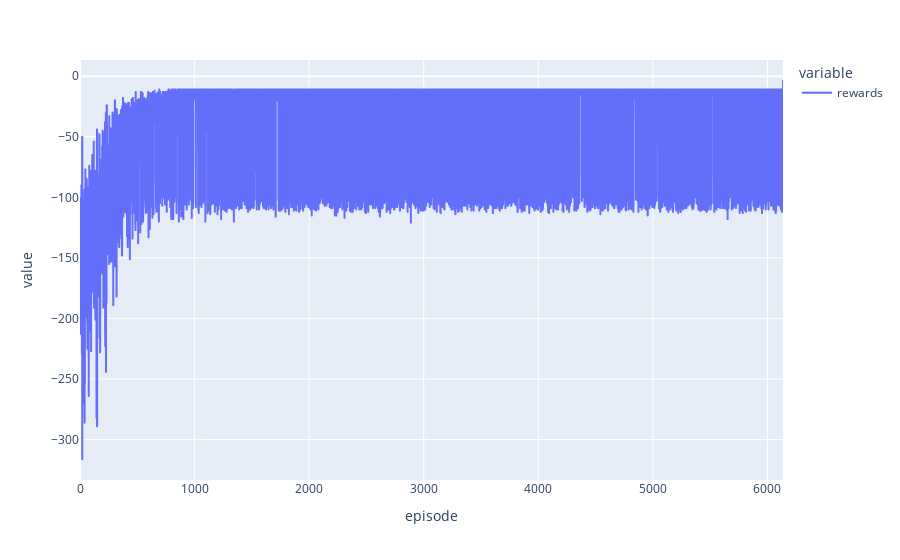

The notebook cell saved with this chart:
### Code cell
rewards_per_ep = trajectories[["rewards", "episode"]].groupby("episode").agg("sum")
px.line(rewards_per_ep)

### Figure 1 — Plotly figure (JSON) as saved in the notebook; plotly's stock layout.template omitted (floating-point values rounded to 4 significant figures; data arrays with more than 128 entries replaced by an {"elided": "..."} marker saying what was removed)
{"data": [{"hovertemplate": "variable=rewards<br>episode=%{x}<br>value=%{y}<extra></extra>", "legendgroup": "rewards", "line": {"color": "#636efa", "dash": "solid"}, "marker": {"symbol": "circle"}, "mode": "lines", "name": "rewards", "showlegend": true, "type": "scattergl", "x": {"elided": "6137 int values"}, "xaxis": "x", "y": {"elided": "6137 int values"}, "yaxis": "y"}], "layout": {"legend": {"title": {"text": "variable"}, "tracegroupgap": 0}, "margin": {"t": 60}, "xaxis": {"anchor": "y", "domain": [0, 1], "title": {"text": "episode"}}, "yaxis": {"anchor": "x", "domain": [0, 1], "title": {"text": "value"}}}}
